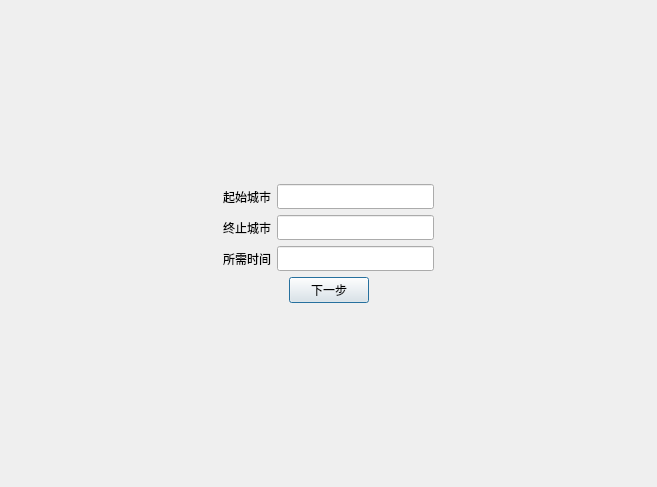
<?xml version="1.0" encoding="UTF-8"?>
<ui version="4.0">
 <class>input_map</class>
 <widget class="QDialog" name="input_map">
  <property name="geometry">
   <rect>
    <x>0</x>
    <y>0</y>
    <width>657</width>
    <height>487</height>
   </rect>
  </property>
  <property name="font">
   <font>
    <family>Microsoft YaHei</family>
    <weight>50</weight>
    <italic>false</italic>
    <bold>false</bold>
   </font>
  </property>
  <property name="windowTitle">
   <string>Dialog</string>
  </property>
  <layout class="QHBoxLayout" name="horizontalLayout_2">
   <item>
    <layout class="QGridLayout" name="gridLayout_2">
     <item row="0" column="1">
      <spacer name="verticalSpacer_2">
       <property name="orientation">
        <enum>Qt::Vertical</enum>
       </property>
       <property name="sizeHint" stdset="0">
        <size>
         <width>20</width>
         <height>40</height>
        </size>
       </property>
      </spacer>
     </item>
     <item row="1" column="0">
      <spacer name="horizontalSpacer">
       <property name="orientation">
        <enum>Qt::Horizontal</enum>
       </property>
       <property name="sizeHint" stdset="0">
        <size>
         <width>40</width>
         <height>20</height>
        </size>
       </property>
      </spacer>
     </item>
     <item row="1" column="1">
      <layout class="QVBoxLayout" name="verticalLayout">
       <item>
        <layout class="QGridLayout" name="gridLayout">
         <item row="0" column="0">
          <widget class="QLabel" name="startcity">
           <property name="text">
            <string>起始城市</string>
           </property>
          </widget>
         </item>
         <item row="0" column="1">
          <widget class="QLineEdit" name="start"/>
         </item>
         <item row="1" column="0">
          <widget class="QLabel" name="label_2">
           <property name="text">
            <string>终止城市</string>
           </property>
          </widget>
         </item>
         <item row="1" column="1">
          <widget class="QLineEdit" name="end"/>
         </item>
         <item row="2" column="0">
          <widget class="QLabel" name="label_3">
           <property name="text">
            <string>所需时间</string>
           </property>
          </widget>
         </item>
         <item row="2" column="1">
          <widget class="QLineEdit" name="weight"/>
         </item>
        </layout>
       </item>
       <item>
        <layout class="QHBoxLayout" name="horizontalLayout">
         <item>
          <spacer name="horizontalSpacer_3">
           <property name="orientation">
            <enum>Qt::Horizontal</enum>
           </property>
           <property name="sizeHint" stdset="0">
            <size>
             <width>40</width>
             <height>20</height>
            </size>
           </property>
          </spacer>
         </item>
         <item>
          <widget class="QPushButton" name="pushButton">
           <property name="text">
            <string>下一步</string>
           </property>
          </widget>
         </item>
         <item>
          <spacer name="horizontalSpacer_4">
           <property name="orientation">
            <enum>Qt::Horizontal</enum>
           </property>
           <property name="sizeHint" stdset="0">
            <size>
             <width>40</width>
             <height>20</height>
            </size>
           </property>
          </spacer>
         </item>
        </layout>
       </item>
      </layout>
     </item>
     <item row="1" column="2">
      <spacer name="horizontalSpacer_2">
       <property name="orientation">
        <enum>Qt::Horizontal</enum>
       </property>
       <property name="sizeHint" stdset="0">
        <size>
         <width>40</width>
         <height>20</height>
        </size>
       </property>
      </spacer>
     </item>
     <item row="2" column="1">
      <spacer name="verticalSpacer">
       <property name="orientation">
        <enum>Qt::Vertical</enum>
       </property>
       <property name="sizeHint" stdset="0">
        <size>
         <width>20</width>
         <height>40</height>
        </size>
       </property>
      </spacer>
     </item>
    </layout>
   </item>
  </layout>
 </widget>
 <resources/>
 <connections/>
</ui>
